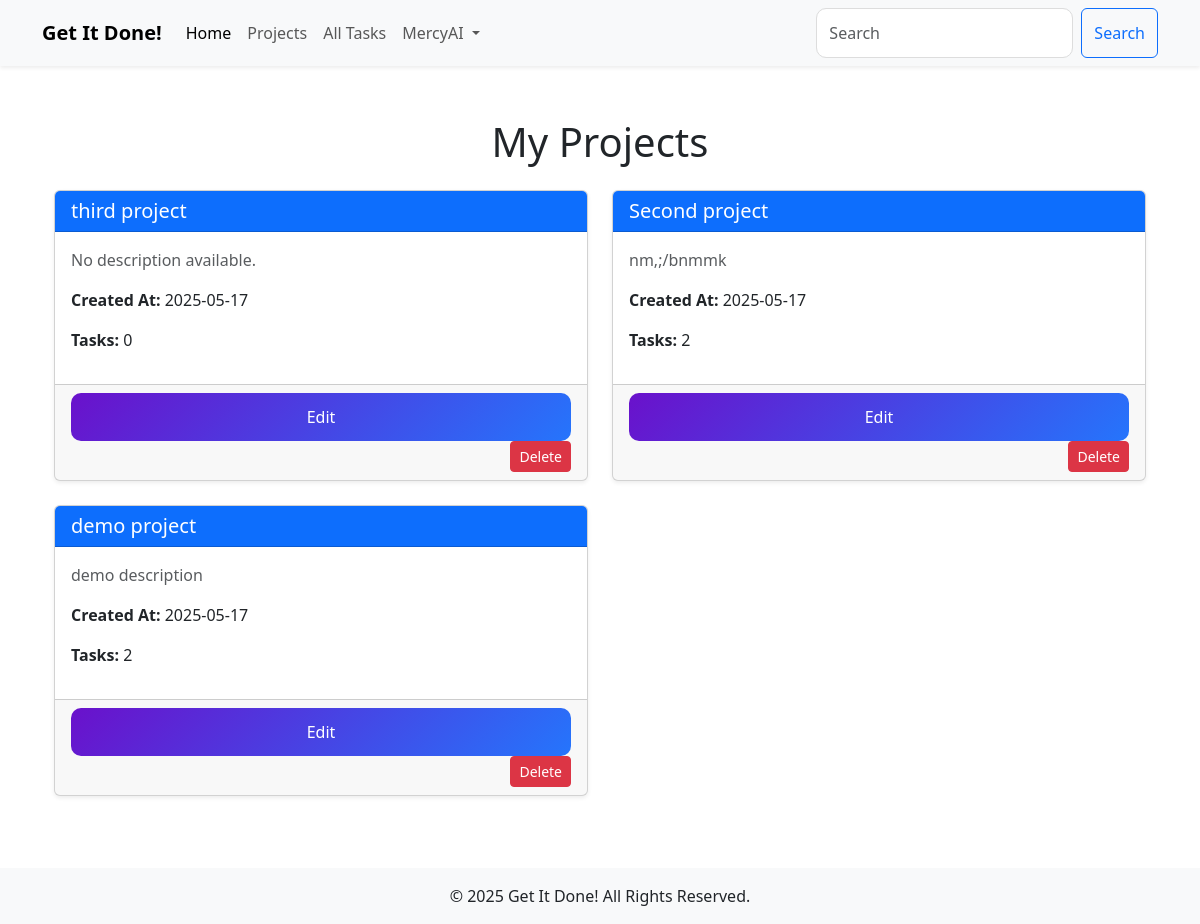
Page /projects (signed in) on the earlier database version.
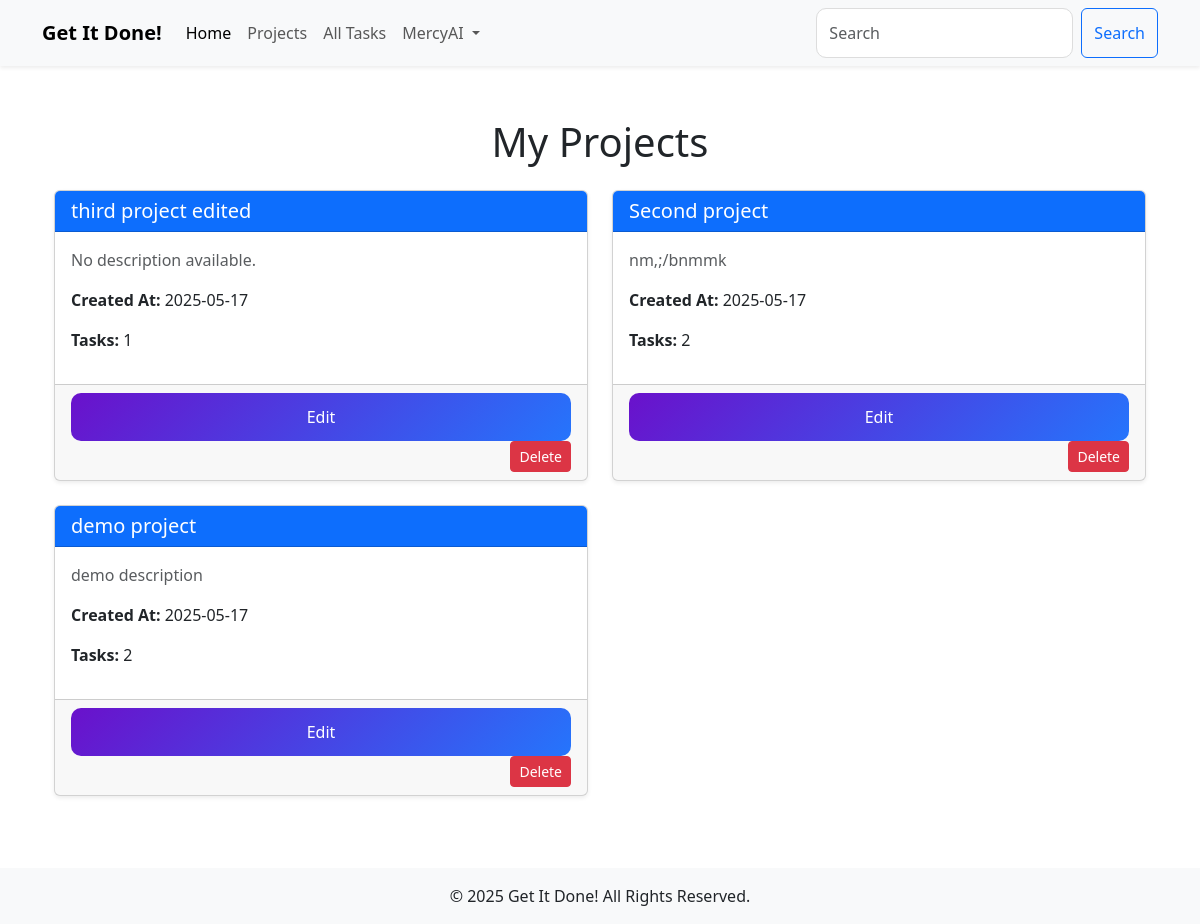
Same page on the later database version.
### models.py (models this page shows, shortened)
class Project(db.Model):
    id = db.Column(db.Integer, primary_key=True)
    name = db.Column(db.String(200), nullable=False, unique=True)
    description = db.Column(db.Text, nullable=True)
    deadline = db.Column(db.DateTime, nullable=True)
    created_at = db.Column(db.DateTime, default=db.func.current_timestamp())
    updated_at = db.Column(db.DateTime, default=db.func.current_timestamp(), onupdate=db.func.current_timestamp())
    owner_id = db.Column(db.Integer, db.ForeignKey('user.id'), nullable=False, index=True)  # Project owner
    owner = db.relationship('User', backref='projects')  # Link to the User model
    tasks = db.relationship('Task', backref='project', lazy='select')  # Link to the Task model

### main.py (the view)
@app.route('/projects')
@login_required
def projects():
    projects = Project.query.filter_by(owner_id=current_user.id).order_by(Project.created_at.desc()).all()
    return render_template('projects.html', projects=projects)

### main.py (called while the page is built)
@login_manager.user_loader
def load_user(user_id):
    return User.query.get(int(user_id))

### templates/projects.html (shortened to what this page needs)
{% extends 'base.html' %}
{% block content %}
<div class="container">
    <h1 class="mb-4 text-center">My Projects</h1>
    {% if projects|length > 0 %}
    <div class="row">
        {% for project in projects %}
        <div class="col-md-6 mb-4">
            <div class="card shadow-sm">
                <div class="card-header bg-primary text-white">
                    <h5 class="mb-0">{{ project.name }}</h5>
                </div>
                <div class="card-body">
                    <p class="text-muted">{{ project.description or "No description available." }}</p>
                    <p><strong>Created At:</strong> {{ project.created_at.strftime('%Y-%m-%d') }}</p>
                    <p><strong>Tasks:</strong> {{ project.tasks|length }}</p>
                </div>
                <div class="card-footer text-end">
                    <a href="{{ url_for('edit_project', project_id=project.id) }}" class="btn btn-sm btn-primary">Edit</a>
                    <form method="POST" action="{{ url_for('delete_project', project_id=project.id) }}" class="d-inline">
                        <button type="submit" class="btn btn-sm btn-danger">Delete</button>
                    </form>
                </div>
            </div>
        </div>
        {% endfor %}
    </div>
    {% else %}
    <div class="alert alert-info text-center" role="alert">
        No projects available. Start by creating a new project!
    </div>
    {% endif %}
</div>
{% endblock %}

Differences in the rows shown:
changed Project "No description available.": name "third project" → "third project edited"; tasks|length "0" → "1"
